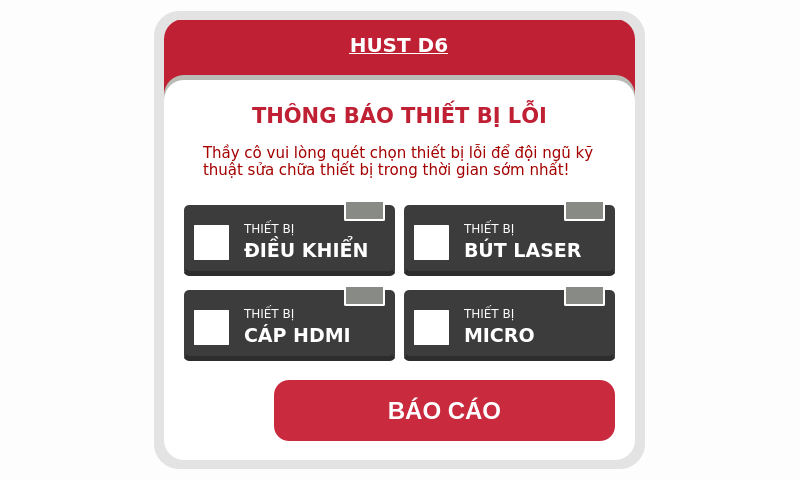
<?xml version="1.0" encoding="UTF-8"?>
<ui version="4.0">
 <class>Dialog</class>
 <widget class="QDialog" name="Dialog">
  <property name="geometry">
   <rect>
    <x>0</x>
    <y>0</y>
    <width>800</width>
    <height>480</height>
   </rect>
  </property>
  <property name="windowTitle">
   <string>Dialog</string>
  </property>
  <property name="styleSheet">
   <string notr="true">background-color: rgba(238, 238, 236, 8);</string>
  </property>
  <layout class="QGridLayout" name="gridLayout">
   <item row="0" column="0">
    <widget class="QWidget" name="widget" native="true">
     <property name="minimumSize">
      <size>
       <width>491</width>
       <height>0</height>
      </size>
     </property>
     <property name="maximumSize">
      <size>
       <width>491</width>
       <height>500</height>
      </size>
     </property>
     <property name="font">
      <font>
       <family>DejaVu Sans</family>
       <weight>50</weight>
       <bold>false</bold>
      </font>
     </property>
     <property name="styleSheet">
      <string notr="true">border-radius:25px;
background-color: rgb(227, 227, 227);</string>
     </property>
     <layout class="QGridLayout" name="gridLayout_2">
      <item row="0" column="0">
       <widget class="QWidget" name="widget_2" native="true">
        <property name="maximumSize">
         <size>
          <width>471</width>
          <height>480</height>
         </size>
        </property>
        <property name="styleSheet">
         <string notr="true">background-color: rgb(255, 255, 255);
border-radius: 20px</string>
        </property>
        <widget class="QLabel" name="Label">
         <property name="geometry">
          <rect>
           <x>75</x>
           <y>80</y>
           <width>321</width>
           <height>31</height>
          </rect>
         </property>
         <property name="font">
          <font>
           <family>DejaVu Sans</family>
           <pointsize>16</pointsize>
           <weight>75</weight>
           <bold>true</bold>
          </font>
         </property>
         <property name="styleSheet">
          <string notr="true">color: rgb(192, 32, 52);</string>
         </property>
         <property name="text">
          <string>THÔNG BÁO THIẾT BỊ LỖI</string>
         </property>
         <property name="alignment">
          <set>Qt::AlignCenter</set>
         </property>
        </widget>
        <widget class="QTextBrowser" name="warning">
         <property name="geometry">
          <rect>
           <x>35</x>
           <y>120</y>
           <width>401</width>
           <height>71</height>
          </rect>
         </property>
         <property name="font">
          <font>
           <family>DejaVu Sans</family>
           <pointsize>11</pointsize>
          </font>
         </property>
         <property name="styleSheet">
          <string notr="true">border-radius: 0px;
color: rgb(164, 0, 0);</string>
         </property>
         <property name="html">
          <string>&lt;!DOCTYPE HTML PUBLIC &quot;-//W3C//DTD HTML 4.0//EN&quot; &quot;http://www.w3.org/TR/REC-html40/strict.dtd&quot;&gt;
&lt;html&gt;&lt;head&gt;&lt;meta name=&quot;qrichtext&quot; content=&quot;1&quot; /&gt;&lt;style type=&quot;text/css&quot;&gt;
p, li { white-space: pre-wrap; }
&lt;/style&gt;&lt;/head&gt;&lt;body style=&quot; font-family:'DejaVu Sans'; font-size:11pt; font-weight:400; font-style:normal;&quot;&gt;
&lt;p style=&quot; margin-top:0px; margin-bottom:0px; margin-left:0px; margin-right:0px; -qt-block-indent:0; text-indent:0px;&quot;&gt;Thầy cô vui lòng quét chọn thiết bị lỗi để đội ngũ kỹ thuật sửa chữa thiết bị trong thời gian sớm nhất!&lt;/p&gt;
&lt;p style=&quot;-qt-paragraph-type:empty; margin-top:0px; margin-bottom:0px; margin-left:0px; margin-right:0px; -qt-block-indent:0; text-indent:0px;&quot;&gt;&lt;br /&gt;&lt;/p&gt;&lt;/body&gt;&lt;/html&gt;</string>
         </property>
        </widget>
        <widget class="QLabel" name="label_5">
         <property name="geometry">
          <rect>
           <x>0</x>
           <y>-1</y>
           <width>471</width>
           <height>111</height>
          </rect>
         </property>
         <property name="styleSheet">
          <string notr="true">background-color: rgb(192, 32, 52 );
border-radius:20px;
</string>
         </property>
         <property name="text">
          <string/>
         </property>
        </widget>
        <widget class="QLabel" name="label_7">
         <property name="geometry">
          <rect>
           <x>0</x>
           <y>60</y>
           <width>471</width>
           <height>251</height>
          </rect>
         </property>
         <property name="styleSheet">
          <string notr="true">
border-radius:20px;
</string>
         </property>
         <property name="text">
          <string/>
         </property>
        </widget>
        <widget class="QLabel" name="main_frame_3">
         <property name="geometry">
          <rect>
           <x>0</x>
           <y>55</y>
           <width>471</width>
           <height>250</height>
          </rect>
         </property>
         <property name="styleSheet">
          <string notr="true">background-color: rgb(255, 255, 255);
background-color: rgb(186, 189, 182);
border-radius: 20px</string>
         </property>
         <property name="text">
          <string/>
         </property>
        </widget>
        <widget class="QPushButton" name="building">
         <property name="geometry">
          <rect>
           <x>155</x>
           <y>10</y>
           <width>160</width>
           <height>30</height>
          </rect>
         </property>
         <property name="font">
          <font>
           <family>DejaVu Sans</family>
           <pointsize>15</pointsize>
           <weight>75</weight>
           <bold>true</bold>
           <underline>true</underline>
          </font>
         </property>
         <property name="styleSheet">
          <string notr="true">color: rgb(255, 255, 255);
border-radius: 10px;
background-color: rgb(192, 32, 52 );</string>
         </property>
         <property name="text">
          <string>HUST D6</string>
         </property>
        </widget>
        <widget class="QPushButton" name="back">
         <property name="geometry">
          <rect>
           <x>20</x>
           <y>15</y>
           <width>21</width>
           <height>31</height>
          </rect>
         </property>
         <property name="styleSheet">
          <string notr="true">border-radius: 25px;
image: url(:/newPrefix/previous.png);
background-color: rgb(192, 32, 52 );
</string>
         </property>
         <property name="text">
          <string/>
         </property>
        </widget>
        <widget class="QLabel" name="label_15">
         <property name="enabled">
          <bool>false</bool>
         </property>
         <property name="geometry">
          <rect>
           <x>80</x>
           <y>200</y>
           <width>110</width>
           <height>16</height>
          </rect>
         </property>
         <property name="font">
          <font>
           <family>DejaVu Sans</family>
           <pointsize>9</pointsize>
          </font>
         </property>
         <property name="styleSheet">
          <string notr="true">background-color: rgba(60, 60, 60, 0);color: rgb(255, 255, 255);</string>
         </property>
         <property name="text">
          <string>THIẾT BỊ</string>
         </property>
        </widget>
        <widget class="QPushButton" name="rmt_btn_">
         <property name="enabled">
          <bool>true</bool>
         </property>
         <property name="geometry">
          <rect>
           <x>20</x>
           <y>185</y>
           <width>211</width>
           <height>71</height>
          </rect>
         </property>
         <property name="font">
          <font>
           <family>DejaVu Sans</family>
           <pointsize>13</pointsize>
           <weight>75</weight>
           <bold>true</bold>
          </font>
         </property>
         <property name="styleSheet">
          <string notr="true">QPushButton {

	background-color: rgb(60, 60, 60);
   color: rgb(255, 255, 255);
   border-radius: 5px;
	border-bottom: 5px solid rgb(45, 45, 45);
}
</string>
         </property>
         <property name="text">
          <string/>
         </property>
        </widget>
        <widget class="QLabel" name="label_16">
         <property name="enabled">
          <bool>false</bool>
         </property>
         <property name="geometry">
          <rect>
           <x>80</x>
           <y>215</y>
           <width>151</width>
           <height>31</height>
          </rect>
         </property>
         <property name="font">
          <font>
           <family>DejaVu Sans</family>
           <pointsize>14</pointsize>
           <weight>75</weight>
           <bold>true</bold>
          </font>
         </property>
         <property name="styleSheet">
          <string notr="true">background-color: rgba(60, 60, 60, 0);color: rgb(255, 255, 255);</string>
         </property>
         <property name="text">
          <string>ĐIỀU KHIỂN </string>
         </property>
        </widget>
        <widget class="QLabel" name="label_17">
         <property name="enabled">
          <bool>false</bool>
         </property>
         <property name="geometry">
          <rect>
           <x>80</x>
           <y>285</y>
           <width>110</width>
           <height>16</height>
          </rect>
         </property>
         <property name="font">
          <font>
           <family>DejaVu Sans</family>
           <pointsize>9</pointsize>
          </font>
         </property>
         <property name="styleSheet">
          <string notr="true">background-color: rgba(60, 60, 60, 0);color: rgb(255, 255, 255);</string>
         </property>
         <property name="text">
          <string>THIẾT BỊ</string>
         </property>
        </widget>
        <widget class="QPushButton" name="rmt_btn_1">
         <property name="enabled">
          <bool>true</bool>
         </property>
         <property name="geometry">
          <rect>
           <x>20</x>
           <y>270</y>
           <width>211</width>
           <height>71</height>
          </rect>
         </property>
         <property name="font">
          <font>
           <family>DejaVu Sans</family>
           <pointsize>13</pointsize>
           <weight>75</weight>
           <bold>true</bold>
          </font>
         </property>
         <property name="styleSheet">
          <string notr="true">QPushButton {

	background-color: rgb(60, 60, 60);
   color: rgb(255, 255, 255);
   border-radius: 5px;
	border-bottom: 5px solid rgb(45, 45, 45);
}
</string>
         </property>
         <property name="text">
          <string/>
         </property>
        </widget>
        <widget class="QLabel" name="label_18">
         <property name="enabled">
          <bool>false</bool>
         </property>
         <property name="geometry">
          <rect>
           <x>80</x>
           <y>300</y>
           <width>151</width>
           <height>31</height>
          </rect>
         </property>
         <property name="font">
          <font>
           <family>DejaVu Sans</family>
           <pointsize>14</pointsize>
           <weight>75</weight>
           <bold>true</bold>
          </font>
         </property>
         <property name="styleSheet">
          <string notr="true">background-color: rgba(60, 60, 60, 0);color: rgb(255, 255, 255);</string>
         </property>
         <property name="text">
          <string>CÁP HDMI</string>
         </property>
        </widget>
        <widget class="QLabel" name="label_19">
         <property name="enabled">
          <bool>false</bool>
         </property>
         <property name="geometry">
          <rect>
           <x>300</x>
           <y>285</y>
           <width>110</width>
           <height>16</height>
          </rect>
         </property>
         <property name="font">
          <font>
           <family>DejaVu Sans</family>
           <pointsize>9</pointsize>
          </font>
         </property>
         <property name="styleSheet">
          <string notr="true">background-color: rgba(60, 60, 60, 0);color: rgb(255, 255, 255);</string>
         </property>
         <property name="text">
          <string>THIẾT BỊ</string>
         </property>
        </widget>
        <widget class="QPushButton" name="rmt_btn_2">
         <property name="enabled">
          <bool>true</bool>
         </property>
         <property name="geometry">
          <rect>
           <x>240</x>
           <y>270</y>
           <width>211</width>
           <height>71</height>
          </rect>
         </property>
         <property name="font">
          <font>
           <family>DejaVu Sans</family>
           <pointsize>13</pointsize>
           <weight>75</weight>
           <bold>true</bold>
          </font>
         </property>
         <property name="styleSheet">
          <string notr="true">QPushButton {

	background-color: rgb(60, 60, 60);
   color: rgb(255, 255, 255);
   border-radius: 5px;
	border-bottom: 5px solid rgb(45, 45, 45);
}
</string>
         </property>
         <property name="text">
          <string/>
         </property>
        </widget>
        <widget class="QLabel" name="label_20">
         <property name="enabled">
          <bool>false</bool>
         </property>
         <property name="geometry">
          <rect>
           <x>300</x>
           <y>300</y>
           <width>151</width>
           <height>31</height>
          </rect>
         </property>
         <property name="font">
          <font>
           <family>DejaVu Sans</family>
           <pointsize>14</pointsize>
           <weight>75</weight>
           <bold>true</bold>
          </font>
         </property>
         <property name="styleSheet">
          <string notr="true">background-color: rgba(60, 60, 60, 0);color: rgb(255, 255, 255);</string>
         </property>
         <property name="text">
          <string>MICRO</string>
         </property>
        </widget>
        <widget class="QPushButton" name="lsr_btn_">
         <property name="enabled">
          <bool>true</bool>
         </property>
         <property name="geometry">
          <rect>
           <x>240</x>
           <y>185</y>
           <width>211</width>
           <height>71</height>
          </rect>
         </property>
         <property name="font">
          <font>
           <family>DejaVu Sans</family>
           <pointsize>13</pointsize>
           <weight>75</weight>
           <bold>true</bold>
          </font>
         </property>
         <property name="styleSheet">
          <string notr="true">QPushButton {

	background-color: rgb(60, 60, 60);
   color: rgb(255, 255, 255);
   border-radius: 5px;
	border-bottom: 5px solid rgb(45, 45, 45);
}
</string>
         </property>
         <property name="text">
          <string/>
         </property>
        </widget>
        <widget class="QLabel" name="label_21">
         <property name="enabled">
          <bool>false</bool>
         </property>
         <property name="geometry">
          <rect>
           <x>300</x>
           <y>200</y>
           <width>110</width>
           <height>16</height>
          </rect>
         </property>
         <property name="font">
          <font>
           <family>DejaVu Sans</family>
           <pointsize>9</pointsize>
          </font>
         </property>
         <property name="styleSheet">
          <string notr="true">background-color: rgba(60, 60, 60, 0);color: rgb(255, 255, 255);</string>
         </property>
         <property name="text">
          <string>THIẾT BỊ</string>
         </property>
        </widget>
        <widget class="QLabel" name="label_22">
         <property name="enabled">
          <bool>false</bool>
         </property>
         <property name="geometry">
          <rect>
           <x>300</x>
           <y>215</y>
           <width>151</width>
           <height>31</height>
          </rect>
         </property>
         <property name="font">
          <font>
           <family>DejaVu Sans</family>
           <pointsize>14</pointsize>
           <weight>75</weight>
           <bold>true</bold>
          </font>
         </property>
         <property name="styleSheet">
          <string notr="true">background-color: rgba(60, 60, 60, 0);color: rgb(255, 255, 255);</string>
         </property>
         <property name="text">
          <string>BÚT LASER</string>
         </property>
        </widget>
        <widget class="QPushButton" name="del_remote">
         <property name="geometry">
          <rect>
           <x>30</x>
           <y>205</y>
           <width>35</width>
           <height>35</height>
          </rect>
         </property>
         <property name="styleSheet">
          <string notr="true">image: url(:/newPrefix/minus.png);

background-color: rgb(255, 255, 255);
border-radius: 1px;</string>
         </property>
         <property name="text">
          <string/>
         </property>
        </widget>
        <widget class="QPushButton" name="del_laser">
         <property name="geometry">
          <rect>
           <x>250</x>
           <y>205</y>
           <width>35</width>
           <height>35</height>
          </rect>
         </property>
         <property name="styleSheet">
          <string notr="true">image: url(:/newPrefix/minus.png);

background-color: rgb(255, 255, 255);
border-radius: 1px;</string>
         </property>
         <property name="text">
          <string/>
         </property>
        </widget>
        <widget class="QPushButton" name="del_hdmi">
         <property name="geometry">
          <rect>
           <x>30</x>
           <y>290</y>
           <width>35</width>
           <height>35</height>
          </rect>
         </property>
         <property name="styleSheet">
          <string notr="true">image: url(:/newPrefix/minus.png);

background-color: rgb(255, 255, 255);
border-radius: 1px;</string>
         </property>
         <property name="text">
          <string/>
         </property>
        </widget>
        <widget class="QPushButton" name="del_micro">
         <property name="geometry">
          <rect>
           <x>250</x>
           <y>290</y>
           <width>35</width>
           <height>35</height>
          </rect>
         </property>
         <property name="styleSheet">
          <string notr="true">image: url(:/newPrefix/minus.png);

background-color: rgb(255, 255, 255);
border-radius: 1px;</string>
         </property>
         <property name="text">
          <string/>
         </property>
        </widget>
        <widget class="QLabel" name="remote_room">
         <property name="geometry">
          <rect>
           <x>180</x>
           <y>180</y>
           <width>41</width>
           <height>21</height>
          </rect>
         </property>
         <property name="styleSheet">
          <string notr="true">background-color: rgb(136, 138, 133);
border: 2px solid rgb(255, 255, 255);
color: rgb(255, 255, 255);
border-radius: 2px;</string>
         </property>
         <property name="text">
          <string/>
         </property>
         <property name="alignment">
          <set>Qt::AlignCenter</set>
         </property>
        </widget>
        <widget class="QLabel" name="laser_room">
         <property name="geometry">
          <rect>
           <x>400</x>
           <y>180</y>
           <width>41</width>
           <height>21</height>
          </rect>
         </property>
         <property name="styleSheet">
          <string notr="true">background-color: rgb(136, 138, 133);
border: 2px solid rgb(255, 255, 255);
color: rgb(255, 255, 255);
border-radius: 2px;</string>
         </property>
         <property name="text">
          <string/>
         </property>
         <property name="alignment">
          <set>Qt::AlignCenter</set>
         </property>
        </widget>
        <widget class="QLabel" name="hdmi_room">
         <property name="geometry">
          <rect>
           <x>180</x>
           <y>265</y>
           <width>41</width>
           <height>21</height>
          </rect>
         </property>
         <property name="styleSheet">
          <string notr="true">background-color: rgb(136, 138, 133);
border: 2px solid rgb(255, 255, 255);
color: rgb(255, 255, 255);
border-radius: 2px;</string>
         </property>
         <property name="text">
          <string/>
         </property>
         <property name="alignment">
          <set>Qt::AlignCenter</set>
         </property>
        </widget>
        <widget class="QLabel" name="micro_room">
         <property name="geometry">
          <rect>
           <x>400</x>
           <y>265</y>
           <width>41</width>
           <height>21</height>
          </rect>
         </property>
         <property name="styleSheet">
          <string notr="true">background-color: rgb(136, 138, 133);
border: 2px solid rgb(255, 255, 255);
color: rgb(255, 255, 255);
border-radius: 2px;</string>
         </property>
         <property name="text">
          <string/>
         </property>
         <property name="alignment">
          <set>Qt::AlignCenter</set>
         </property>
        </widget>
        <widget class="QLabel" name="label_3">
         <property name="geometry">
          <rect>
           <x>30</x>
           <y>205</y>
           <width>35</width>
           <height>35</height>
          </rect>
         </property>
         <property name="styleSheet">
          <string notr="true">background-color: rgb(200, 200, 200);
border-radius: 1px;</string>
         </property>
         <property name="text">
          <string/>
         </property>
        </widget>
        <widget class="QLabel" name="label_4">
         <property name="geometry">
          <rect>
           <x>250</x>
           <y>205</y>
           <width>35</width>
           <height>35</height>
          </rect>
         </property>
         <property name="styleSheet">
          <string notr="true">background-color: rgb(200, 200, 200);
border-radius: 1px;</string>
         </property>
         <property name="text">
          <string/>
         </property>
        </widget>
        <widget class="QLabel" name="label_6">
         <property name="geometry">
          <rect>
           <x>30</x>
           <y>290</y>
           <width>35</width>
           <height>35</height>
          </rect>
         </property>
         <property name="styleSheet">
          <string notr="true">background-color: rgb(200, 200, 200);
border-radius: 1px;</string>
         </property>
         <property name="text">
          <string/>
         </property>
        </widget>
        <widget class="QLabel" name="label_8">
         <property name="geometry">
          <rect>
           <x>250</x>
           <y>290</y>
           <width>35</width>
           <height>35</height>
          </rect>
         </property>
         <property name="styleSheet">
          <string notr="true">background-color: rgb(200, 200, 200);
border-radius: 1px;</string>
         </property>
         <property name="text">
          <string/>
         </property>
        </widget>
        <widget class="QPushButton" name="pushButton">
         <property name="geometry">
          <rect>
           <x>110</x>
           <y>360</y>
           <width>341</width>
           <height>61</height>
          </rect>
         </property>
         <property name="font">
          <font>
           <pointsize>18</pointsize>
           <weight>75</weight>
           <bold>true</bold>
          </font>
         </property>
         <property name="styleSheet">
          <string notr="true">QPushButton:hover {

	background-color: rgb(182, 22, 42);
   color: rgb(255, 255, 255);
   border-radius: 15px; 
}
QPushButton {

	background-color: rgb(202, 42, 62);
   color: rgb(255, 255, 255);
   border-radius: 15px;
}
</string>
         </property>
         <property name="text">
          <string>BÁO CÁO</string>
         </property>
        </widget>
        <widget class="QLabel" name="done">
         <property name="geometry">
          <rect>
           <x>30</x>
           <y>360</y>
           <width>61</width>
           <height>61</height>
          </rect>
         </property>
         <property name="styleSheet">
          <string notr="true">image: url(:/newPrefix/accept.png);</string>
         </property>
         <property name="text">
          <string/>
         </property>
        </widget>
        <zorder>label_5</zorder>
        <zorder>main_frame_3</zorder>
        <zorder>label_7</zorder>
        <zorder>Label</zorder>
        <zorder>warning</zorder>
        <zorder>building</zorder>
        <zorder>back</zorder>
        <zorder>rmt_btn_</zorder>
        <zorder>label_15</zorder>
        <zorder>label_16</zorder>
        <zorder>rmt_btn_1</zorder>
        <zorder>label_18</zorder>
        <zorder>rmt_btn_2</zorder>
        <zorder>label_20</zorder>
        <zorder>label_17</zorder>
        <zorder>label_19</zorder>
        <zorder>lsr_btn_</zorder>
        <zorder>label_21</zorder>
        <zorder>label_22</zorder>
        <zorder>remote_room</zorder>
        <zorder>laser_room</zorder>
        <zorder>hdmi_room</zorder>
        <zorder>micro_room</zorder>
        <zorder>label_3</zorder>
        <zorder>del_remote</zorder>
        <zorder>label_4</zorder>
        <zorder>del_laser</zorder>
        <zorder>label_6</zorder>
        <zorder>del_hdmi</zorder>
        <zorder>label_8</zorder>
        <zorder>del_micro</zorder>
        <zorder>pushButton</zorder>
        <zorder>done</zorder>
       </widget>
      </item>
     </layout>
    </widget>
   </item>
  </layout>
 </widget>
 <resources>
  <include location="../Images/Images.qrc"/>
 </resources>
 <connections/>
</ui>
